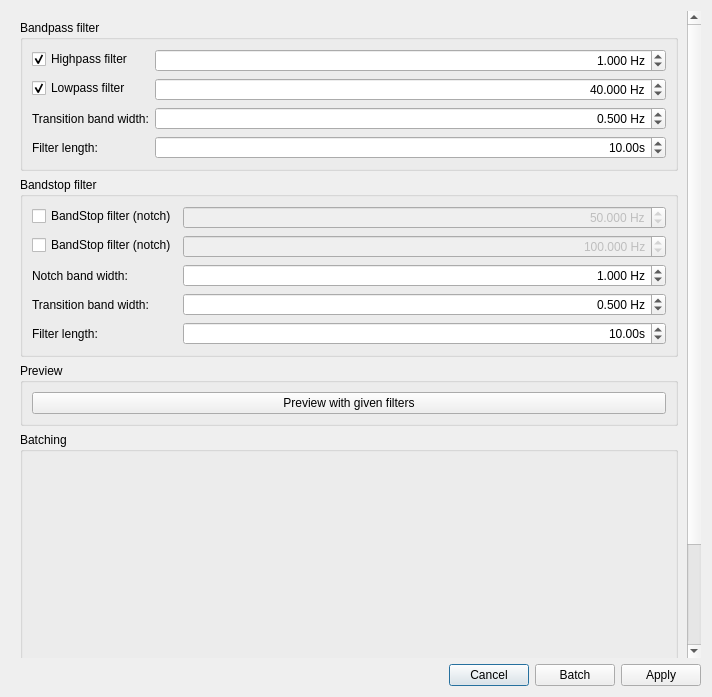
<?xml version="1.0" encoding="UTF-8"?>
<ui version="4.0">
 <class>DialogFilter</class>
 <widget class="QDialog" name="DialogFilter">
  <property name="geometry">
   <rect>
    <x>0</x>
    <y>0</y>
    <width>712</width>
    <height>697</height>
   </rect>
  </property>
  <property name="windowTitle">
   <string>Meggie - Filtering</string>
  </property>
  <layout class="QGridLayout" name="gridLayout">
   <item row="2" column="0">
    <layout class="QHBoxLayout" name="horizontalLayout">
     <item>
      <spacer name="horizontalSpacer_2">
       <property name="orientation">
        <enum>Qt::Horizontal</enum>
       </property>
       <property name="sizeHint" stdset="0">
        <size>
         <width>40</width>
         <height>20</height>
        </size>
       </property>
      </spacer>
     </item>
     <item>
      <widget class="QPushButton" name="pushButtonCancel">
       <property name="text">
        <string>Cancel</string>
       </property>
      </widget>
     </item>
     <item>
      <widget class="QPushButton" name="pushButtonBatch">
       <property name="text">
        <string>Batch</string>
       </property>
      </widget>
     </item>
     <item>
      <widget class="QPushButton" name="pushButtonApply">
       <property name="text">
        <string>Apply</string>
       </property>
      </widget>
     </item>
    </layout>
   </item>
   <item row="0" column="0">
    <widget class="QScrollArea" name="scrollArea">
     <property name="frameShape">
      <enum>QFrame::NoFrame</enum>
     </property>
     <property name="widgetResizable">
      <bool>true</bool>
     </property>
     <widget class="QWidget" name="scrollAreaWidgetContents">
      <property name="geometry">
       <rect>
        <x>0</x>
        <y>0</y>
        <width>680</width>
        <height>785</height>
       </rect>
      </property>
      <property name="minimumSize">
       <size>
        <width>0</width>
        <height>0</height>
       </size>
      </property>
      <layout class="QGridLayout" name="gridLayout_6">
       <item row="1" column="0">
        <widget class="QGroupBox" name="groupBoxBandstop">
         <property name="title">
          <string>Bandstop filter</string>
         </property>
         <layout class="QFormLayout" name="formLayout">
          <item row="0" column="0">
           <widget class="QCheckBox" name="checkBoxBandstop">
            <property name="text">
             <string>BandStop filter (notch)</string>
            </property>
            <property name="checked">
             <bool>false</bool>
            </property>
           </widget>
          </item>
          <item row="0" column="1">
           <widget class="QDoubleSpinBox" name="doubleSpinBoxBandstopFreq">
            <property name="enabled">
             <bool>false</bool>
            </property>
            <property name="alignment">
             <set>Qt::AlignRight|Qt::AlignTrailing|Qt::AlignVCenter</set>
            </property>
            <property name="suffix">
             <string> Hz</string>
            </property>
            <property name="decimals">
             <number>3</number>
            </property>
            <property name="maximum">
             <double>10000.000000000000000</double>
            </property>
            <property name="singleStep">
             <double>1.000000000000000</double>
            </property>
            <property name="value">
             <double>50.000000000000000</double>
            </property>
           </widget>
          </item>
          <item row="1" column="0">
           <widget class="QCheckBox" name="checkBoxBandstop2">
            <property name="text">
             <string>BandStop filter (notch)</string>
            </property>
           </widget>
          </item>
          <item row="1" column="1">
           <widget class="QDoubleSpinBox" name="doubleSpinBoxBandstopFreq2">
            <property name="enabled">
             <bool>false</bool>
            </property>
            <property name="alignment">
             <set>Qt::AlignRight|Qt::AlignTrailing|Qt::AlignVCenter</set>
            </property>
            <property name="suffix">
             <string> Hz</string>
            </property>
            <property name="decimals">
             <number>3</number>
            </property>
            <property name="maximum">
             <double>10000.000000000000000</double>
            </property>
            <property name="singleStep">
             <double>1.000000000000000</double>
            </property>
            <property name="value">
             <double>100.000000000000000</double>
            </property>
           </widget>
          </item>
          <item row="2" column="0">
           <widget class="QLabel" name="labelBandStopNotchWidth">
            <property name="text">
             <string>Notch band width:</string>
            </property>
           </widget>
          </item>
          <item row="2" column="1">
           <widget class="QDoubleSpinBox" name="doubleSpinBoxBandstopWidth">
            <property name="alignment">
             <set>Qt::AlignRight|Qt::AlignTrailing|Qt::AlignVCenter</set>
            </property>
            <property name="suffix">
             <string> Hz</string>
            </property>
            <property name="decimals">
             <number>3</number>
            </property>
            <property name="maximum">
             <double>10000.000000000000000</double>
            </property>
            <property name="singleStep">
             <double>1.000000000000000</double>
            </property>
            <property name="value">
             <double>1.000000000000000</double>
            </property>
           </widget>
          </item>
          <item row="3" column="0">
           <widget class="QLabel" name="labelTransBw">
            <property name="text">
             <string>Transition band width:</string>
            </property>
           </widget>
          </item>
          <item row="3" column="1">
           <widget class="QDoubleSpinBox" name="doubleSpinBoxNotchTransBw">
            <property name="alignment">
             <set>Qt::AlignRight|Qt::AlignTrailing|Qt::AlignVCenter</set>
            </property>
            <property name="suffix">
             <string> Hz</string>
            </property>
            <property name="decimals">
             <number>3</number>
            </property>
            <property name="minimum">
             <double>0.100000000000000</double>
            </property>
            <property name="singleStep">
             <double>0.100000000000000</double>
            </property>
            <property name="value">
             <double>0.500000000000000</double>
            </property>
           </widget>
          </item>
          <item row="4" column="0">
           <widget class="QLabel" name="labelBandstopFilterLength">
            <property name="text">
             <string>Filter length:</string>
            </property>
           </widget>
          </item>
          <item row="4" column="1">
           <widget class="QDoubleSpinBox" name="doubleSpinBoxBandStopLength">
            <property name="alignment">
             <set>Qt::AlignRight|Qt::AlignTrailing|Qt::AlignVCenter</set>
            </property>
            <property name="suffix">
             <string>s</string>
            </property>
            <property name="singleStep">
             <double>0.100000000000000</double>
            </property>
            <property name="value">
             <double>10.000000000000000</double>
            </property>
           </widget>
          </item>
         </layout>
        </widget>
       </item>
       <item row="0" column="0">
        <widget class="QGroupBox" name="groupBoxBandpass">
         <property name="title">
          <string>Bandpass filter</string>
         </property>
         <layout class="QFormLayout" name="formLayout_5">
          <item row="0" column="0">
           <widget class="QCheckBox" name="checkBoxHighpass">
            <property name="text">
             <string>Highpass filter</string>
            </property>
            <property name="checked">
             <bool>true</bool>
            </property>
           </widget>
          </item>
          <item row="0" column="1">
           <widget class="QDoubleSpinBox" name="doubleSpinBoxHighpassCutoff">
            <property name="sizePolicy">
             <sizepolicy hsizetype="Minimum" vsizetype="Fixed">
              <horstretch>0</horstretch>
              <verstretch>0</verstretch>
             </sizepolicy>
            </property>
            <property name="alignment">
             <set>Qt::AlignRight|Qt::AlignTrailing|Qt::AlignVCenter</set>
            </property>
            <property name="suffix">
             <string> Hz</string>
            </property>
            <property name="decimals">
             <number>3</number>
            </property>
            <property name="maximum">
             <double>1000000000.000000000000000</double>
            </property>
            <property name="singleStep">
             <double>1.000000000000000</double>
            </property>
            <property name="value">
             <double>1.000000000000000</double>
            </property>
           </widget>
          </item>
          <item row="1" column="0">
           <widget class="QCheckBox" name="checkBoxLowpass">
            <property name="text">
             <string>Lowpass filter</string>
            </property>
            <property name="checked">
             <bool>true</bool>
            </property>
           </widget>
          </item>
          <item row="1" column="1">
           <widget class="QDoubleSpinBox" name="doubleSpinBoxLowpassCutoff">
            <property name="sizePolicy">
             <sizepolicy hsizetype="Minimum" vsizetype="Fixed">
              <horstretch>0</horstretch>
              <verstretch>0</verstretch>
             </sizepolicy>
            </property>
            <property name="alignment">
             <set>Qt::AlignRight|Qt::AlignTrailing|Qt::AlignVCenter</set>
            </property>
            <property name="suffix">
             <string> Hz</string>
            </property>
            <property name="decimals">
             <number>3</number>
            </property>
            <property name="maximum">
             <double>10000.000000000000000</double>
            </property>
            <property name="singleStep">
             <double>1.000000000000000</double>
            </property>
            <property name="value">
             <double>40.000000000000000</double>
            </property>
           </widget>
          </item>
          <item row="2" column="0">
           <widget class="QLabel" name="labelTransitionWidth">
            <property name="text">
             <string>Transition band width:</string>
            </property>
           </widget>
          </item>
          <item row="2" column="1">
           <widget class="QDoubleSpinBox" name="doubleSpinBoxTransBandwidth">
            <property name="alignment">
             <set>Qt::AlignRight|Qt::AlignTrailing|Qt::AlignVCenter</set>
            </property>
            <property name="suffix">
             <string> Hz</string>
            </property>
            <property name="decimals">
             <number>3</number>
            </property>
            <property name="maximum">
             <double>10000.000000000000000</double>
            </property>
            <property name="singleStep">
             <double>0.100000000000000</double>
            </property>
            <property name="value">
             <double>0.500000000000000</double>
            </property>
           </widget>
          </item>
          <item row="3" column="0">
           <widget class="QLabel" name="labelFilterLength">
            <property name="text">
             <string>Filter length:</string>
            </property>
           </widget>
          </item>
          <item row="3" column="1">
           <widget class="QDoubleSpinBox" name="doubleSpinBoxLength">
            <property name="alignment">
             <set>Qt::AlignRight|Qt::AlignTrailing|Qt::AlignVCenter</set>
            </property>
            <property name="suffix">
             <string>s</string>
            </property>
            <property name="singleStep">
             <double>0.100000000000000</double>
            </property>
            <property name="value">
             <double>10.000000000000000</double>
            </property>
           </widget>
          </item>
         </layout>
        </widget>
       </item>
       <item row="2" column="0">
        <widget class="QGroupBox" name="groupBoxPreview">
         <property name="title">
          <string>Preview</string>
         </property>
         <layout class="QGridLayout" name="gridLayout_3">
          <item row="0" column="0">
           <widget class="QPushButton" name="pushButtonPreview">
            <property name="enabled">
             <bool>true</bool>
            </property>
            <property name="text">
             <string>Preview with given filters</string>
            </property>
           </widget>
          </item>
         </layout>
        </widget>
       </item>
       <item row="3" column="0">
        <widget class="QGroupBox" name="groupBoxBatching">
         <property name="title">
          <string>Batching</string>
         </property>
         <layout class="QGridLayout" name="gridLayoutBatching">
          <item row="0" column="0">
           <widget class="QWidget" name="batchingWidgetPlaceholder" native="true">
            <property name="minimumSize">
             <size>
              <width>300</width>
              <height>300</height>
             </size>
            </property>
           </widget>
          </item>
         </layout>
        </widget>
       </item>
      </layout>
     </widget>
    </widget>
   </item>
  </layout>
 </widget>
 <resources/>
 <connections>
  <connection>
   <sender>pushButtonApply</sender>
   <signal>clicked()</signal>
   <receiver>DialogFilter</receiver>
   <slot>accept()</slot>
   <hints>
    <hint type="sourcelabel">
     <x>701</x>
     <y>686</y>
    </hint>
    <hint type="destinationlabel">
     <x>505</x>
     <y>244</y>
    </hint>
   </hints>
  </connection>
  <connection>
   <sender>pushButtonCancel</sender>
   <signal>clicked()</signal>
   <receiver>DialogFilter</receiver>
   <slot>reject()</slot>
   <hints>
    <hint type="sourcelabel">
     <x>508</x>
     <y>686</y>
    </hint>
    <hint type="destinationlabel">
     <x>508</x>
     <y>180</y>
    </hint>
   </hints>
  </connection>
  <connection>
   <sender>pushButtonBatch</sender>
   <signal>clicked()</signal>
   <receiver>DialogFilter</receiver>
   <slot>acceptBatch()</slot>
   <hints>
    <hint type="sourcelabel">
     <x>615</x>
     <y>686</y>
    </hint>
    <hint type="destinationlabel">
     <x>332</x>
     <y>6</y>
    </hint>
   </hints>
  </connection>
  <connection>
   <sender>checkBoxBandstop</sender>
   <signal>toggled(bool)</signal>
   <receiver>doubleSpinBoxBandstopFreq</receiver>
   <slot>setEnabled(bool)</slot>
   <hints>
    <hint type="sourcelabel">
     <x>125</x>
     <y>230</y>
    </hint>
    <hint type="destinationlabel">
     <x>325</x>
     <y>233</y>
    </hint>
   </hints>
  </connection>
  <connection>
   <sender>checkBoxBandstop2</sender>
   <signal>toggled(bool)</signal>
   <receiver>doubleSpinBoxBandstopFreq2</receiver>
   <slot>setEnabled(bool)</slot>
   <hints>
    <hint type="sourcelabel">
     <x>110</x>
     <y>250</y>
    </hint>
    <hint type="destinationlabel">
     <x>432</x>
     <y>251</y>
    </hint>
   </hints>
  </connection>
  <connection>
   <sender>checkBoxHighpass</sender>
   <signal>toggled(bool)</signal>
   <receiver>doubleSpinBoxHighpassCutoff</receiver>
   <slot>setEnabled(bool)</slot>
   <hints>
    <hint type="sourcelabel">
     <x>85</x>
     <y>58</y>
    </hint>
    <hint type="destinationlabel">
     <x>419</x>
     <y>59</y>
    </hint>
   </hints>
  </connection>
  <connection>
   <sender>checkBoxLowpass</sender>
   <signal>toggled(bool)</signal>
   <receiver>doubleSpinBoxLowpassCutoff</receiver>
   <slot>setEnabled(bool)</slot>
   <hints>
    <hint type="sourcelabel">
     <x>83</x>
     <y>88</y>
    </hint>
    <hint type="destinationlabel">
     <x>419</x>
     <y>89</y>
    </hint>
   </hints>
  </connection>
 </connections>
 <slots>
  <slot>acceptBatch()</slot>
 </slots>
</ui>
